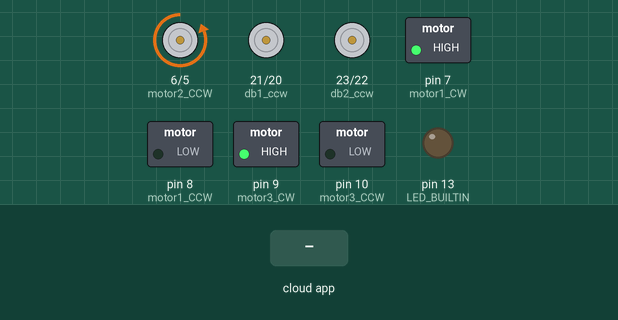
The sketch below on a simulated Arduino Mega 2560, built with avr-gcc and run on an emulated ATmega2560. On the bench: motor-driver pin pairs drawn as motors (green arrow = first pin HIGH = forward, orange = second pin HIGH = backward, longer = more drive), switched loads named in the sketch (green lamp = pin HIGH), output pins drawn as LEDs (lit = HIGH). The test bench sets the inputs (shaded band). The ROS host is connected and sends only what is stated.

Above: at 1.2 s.
1.3 s: the phone or cloud app sets topic_multi_data2 to 1
At 1.8 s:
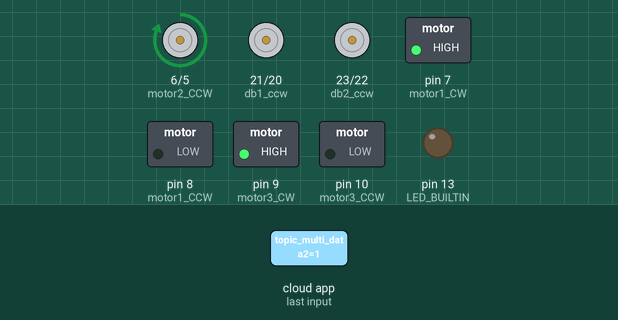
2.8 s: the phone or cloud app sets topic_grip2 to 1
At 4.0 s:
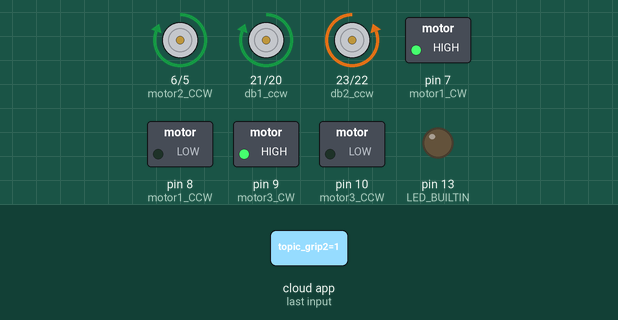
4.3 s: the phone or cloud app sets topic_multi_data2 to 0
At 5.4 s:
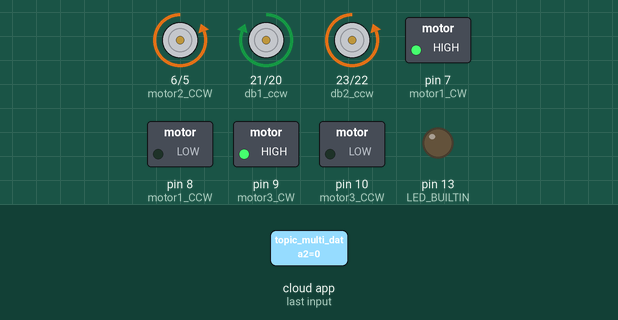
5.8 s: the phone or cloud app sets topic_grip2 to 0
At 6.5 s:
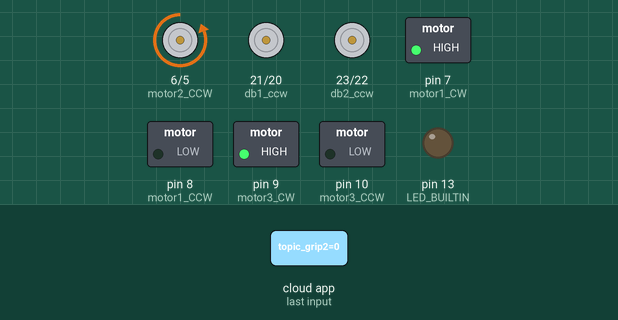
Timing chart, 0 to 8.3 s (numbered marks = the images above; inputs shaded):
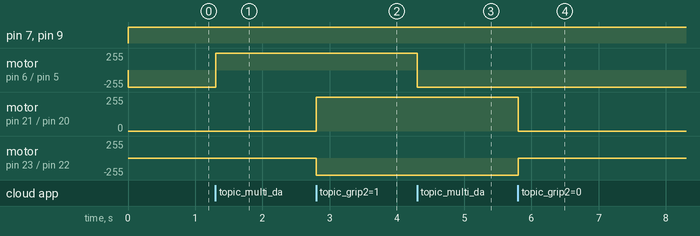

The sketch:

Motor_gripper_ROS_terpakai.ino
```cpp
/*
   rosserial Subscriber Example
   Blinks an LED on callback
*/

#include <ros.h>
#include <std_msgs/String.h>
#include<std_msgs/UInt16.h>
#include<std_msgs/UInt8.h>
#include <VL53L0X.h>

VL53L0X sensor;

#define motor2_CW 5
#define motor2_CCW 6

#define motor1_CW 7
#define motor1_CCW 8

#define motor3_CW 9
#define motor3_CCW 10


#define db1_cw 20
#define db1_ccw 21 // yg dipake

#define db2_cw 22 //yg dipake
#define db2_ccw 23


float radian30 = 0.523599; // alpha 1
float radian90 = 1.5708; //   phi/2
float radian150 = 2.61799; // alpha 2
float radian270 = 4.71239; // alpha 3

float a = sin (radian30 + radian90);  //m11
float b = sin (radian150 + radian90); //m12
float c = sin (radian270 + radian90); //m13
float d = cos (radian30 + radian90);  //m21
float e = cos (radian150 + radian90); //m22
float f = cos (radian270 + radian90); //m23

int g = 1; //m31
int h = 1; //m32
int i = 1; //m33

int f1CW;
int f1CCW;

int f2CW;
int f2CCW;

int f3CW;
int f3CCW;

int db1CW;
int db1CCW;

int db2CW;
int db2CCW;

int TOF_Read;

float ax;
float ay;
float w;

double dett = (b*f*g) + (e*a*i) + (c*d*h) - (a*f*h) - (b*d*i) - (e*c*g);
double mult = 1 / dett;
double force1;
double force2;
double force3;

ros::NodeHandle  nh;
float dataax = 0;
float dataay = 0;
float dataaw = 0;
String isi_multi_data_c;
void baca_multi_data( const std_msgs::String& isi_multi_data) {

  isi_multi_data_c = (isi_multi_data.data);
  dataax = (getValue(isi_multi_data_c, ' ', 0)).toFloat();
  dataay = (getValue(isi_multi_data_c, ' ', 1)).toFloat();
  dataaw = (getValue(isi_multi_data_c, ' ', 2)).toFloat();

  //  digitalWrite(LED_BUILTIN, HIGH - digitalRead(LED_BUILTIN)); // blink the led
}

uint8_t isi;
void baca_grip( const std_msgs::UInt8& isi_grip){
isi = (isi_grip.data);
 //tangkap bola
  if(isi == 1){
    db1CCW = 255 * 0.7;
    db2CW = 255 * 0.7 ;
  }
  //berhenti
  if(isi == 0){
    db1CCW = 0;
    db2CW = 0;
  }
}

void mathematical() {
  ax = dataax;
  ay = dataay;
  w = dataaw;

  force1 = ((((e - f) * mult) * ax) + (((c - b) * mult) * ay) + ((((b * f) - (e * c)) * mult) * w));
  force2 = ((((-d + f) * mult) * ax) + (((a - c) * mult) * ay) + (((-(a * f) + (c * d)) * mult) * w));
  force3 = ((((d - e) * mult) * ax) + (((b - a) * mult) * ay) + ((((e * a) - (b * d)) * mult) * w));

  if (force1 >= 0) {
    f1CW = map(force1, 0, 0.91, 0, 255);
    f1CCW = 0;
  }

  if (force1 < 0) {
    f1CW = 0;
    f1CCW = map(force1, 0, -0.91, 0, 255);
  }

  if (force2 >= 0) {
    f2CW = map(force2, 0, 0.91, 0, 255);
    f2CCW = 0;
  }

  if (force2 < 0) {
    f2CW = 0;
    f2CCW = map(force2, 0, -0.91, 0, 255);
  }

  if (force3 >= 0) {
    f3CW = map(force3, 0, 0.91, 0, 255);
    f3CCW = 0;
  }

  if (force3 < 0) {
    f3CW = 0;
    f3CCW = map(force3, 0, -0.91, 0, 255);
  }
  //f1CW = map(force1, 0, 0.91, 0, 255);
  //f1CCW = map(force1, 0, -0.91, 0, 255);

  //f2CW = map(force2, 0, 0.91, 0, 255);
  //f2CCW = map(force2, 0, -0.91, 0, 255);

  //f3CW = map(force3, 0, 0.91, 0, 255);
  //f3CCW = map(force3, 0, -0.91, 0, 255);
}

std_msgs::UInt16 tof_data;

ros::Subscriber<std_msgs::String> sub("topic_multi_data2", &baca_multi_data);
ros::Subscriber<std_msgs::UInt8> sub_grip("topic_grip2", &baca_grip);
ros::Publisher pub_tof("topic_sensor_tof2", &tof_data);

String getValue(String data, char separator, int index)
{
  int found = 0;
  int strIndex[] = {0, -1};
  int maxIndex = data.length() - 1;

  for (int i = 0; i <= maxIndex && found <= index; i++) {
    if (data.charAt(i) == separator || i == maxIndex) {
      found++;
      strIndex[0] = strIndex[1] + 1;
      strIndex[1] = (i == maxIndex) ? i + 1 : i;
    }
  }

  return found > index ? data.substring(strIndex[0], strIndex[1]) : "";
}

void setup()
{
   //Serial.begin(57600);
  pinMode(LED_BUILTIN, OUTPUT);
  nh.initNode();
  nh.subscribe(sub);
  nh.subscribe(sub_grip);
  nh.advertise(pub_tof);
  db1CW = 0;
  db1CCW = 0;
  db2CW = 0;
  db2CCW = 0;
  Wire.begin();

  pinMode(motor1_CW, OUTPUT);
  pinMode(motor1_CCW, OUTPUT);

  pinMode(motor2_CW, OUTPUT);
  pinMode(motor2_CCW, OUTPUT);

  pinMode(motor3_CW, OUTPUT);
  pinMode(motor3_CCW, OUTPUT);

  pinMode(db1_cw, OUTPUT);
  pinMode(db2_ccw, OUTPUT);

  pinMode(db1_cw, OUTPUT);
  pinMode(db2_ccw, OUTPUT);
  sensor.setTimeout(500);
  sensor.init();

#if defined LONG_RANGE
  // lower the return signal rate limit (default is 0.25 MCPS)
  sensor.setSignalRateLimit(0.1);
  // increase laser pulse periods (defaults are 14 and 10 PCLKs)
  sensor.setVcselPulsePeriod(VL53L0X::VcselPeriodPreRange, 18);
  sensor.setVcselPulsePeriod(VL53L0X::VcselPeriodFinalRange, 14);
#endif

#if defined HIGH_SPEED
  // reduce timing budget to 20 ms (default is about 33 ms)
  sensor.setMeasurementTimingBudget(20000);
#elif defined HIGH_ACCURACY
  // increase timing budget to 200 ms
  sensor.setMeasurementTimingBudget(200000);
#endif
}

void loop()
{
  mathematical();
  analogWrite(motor1_CCW, f1CCW);
  analogWrite(motor1_CW, f1CW);
  analogWrite(motor2_CCW, f2CCW);
  analogWrite(motor2_CW, f2CW);
  analogWrite(motor3_CCW, f3CCW);
  analogWrite(motor3_CW, f3CW);
  analogWrite(db1_cw, db1CW);
  analogWrite(db1_ccw, db1CCW);
  analogWrite(db2_cw, db2CW);
  analogWrite(db2_ccw, db2CCW);

  nh.spinOnce();
  delay(1);

//  TOF_Read = sensor.readRangeSingleMillimeters();
//  tof_data.data = TOF_Read;
//  pub_tof.publish(&tof_data);
}
```

Measured:
- after the input at 1.3 s, motor on pin 6 (motor2_CCW) / pin 5 (motor2_CW): backward 255/255 → forward 255/255 at once
- after the input at 2.8 s, motor on pin 21 (db1_ccw) / pin 20 (db1_cw): stopped → forward 255/255 at once; motor on pin 23 (db2_ccw) / pin 22 (db2_cw): stopped → backward 255/255 at once
- after the input at 4.3 s, motor on pin 6 (motor2_CCW) / pin 5 (motor2_CW): forward 255/255 → backward 255/255 at once
- after the input at 5.8 s, motor on pin 21 (db1_ccw) / pin 20 (db1_cw): forward 255/255 → stopped at once; motor on pin 23 (db2_ccw) / pin 22 (db2_cw): backward 255/255 → stopped at once
